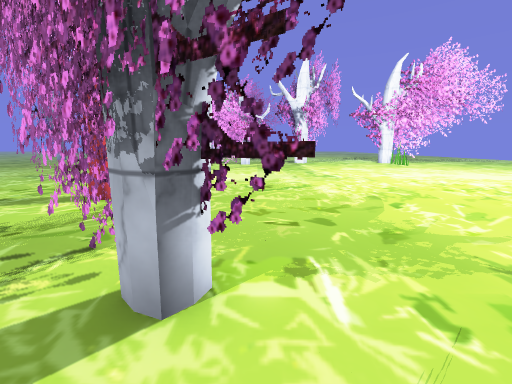
view 1 (above)

24 first-person views from a walk through a Unity game level. The camera is 1.4 m above the floor, tilts 10° down and sees 90° across. The floor is counted in squares, 1 m on a side. Each view is taken from the middle of a square. On the plan, view 1 faces up. The plan holds only what a view shows up to about 13 squares ahead; the rest is blank. The place goes on beyond the plan. The player is left out. Some animated figures are left out. Some surface patterns are stand-ins.

view 2
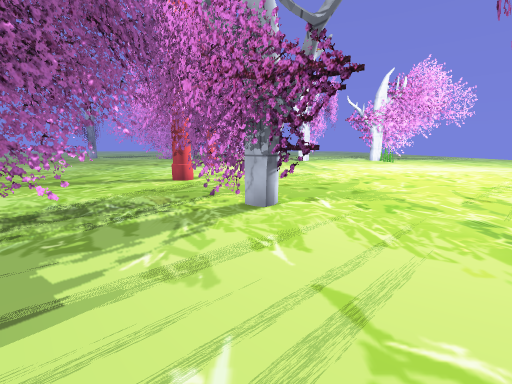

view 3
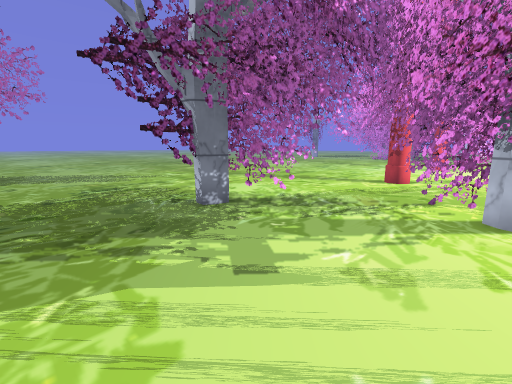

view 4
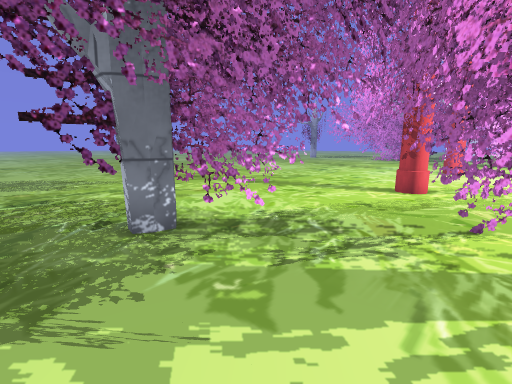

view 5
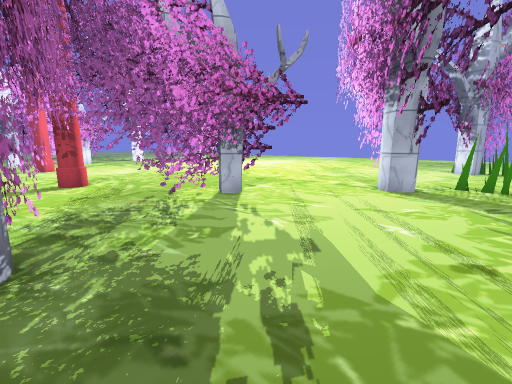

view 6
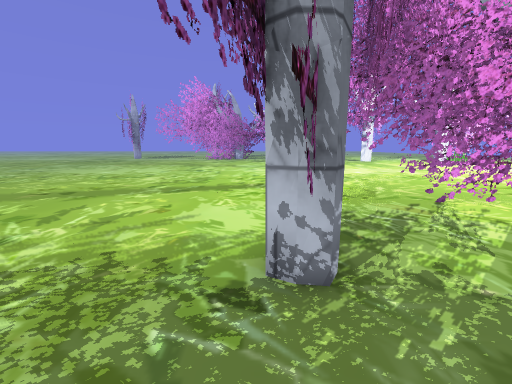

view 7
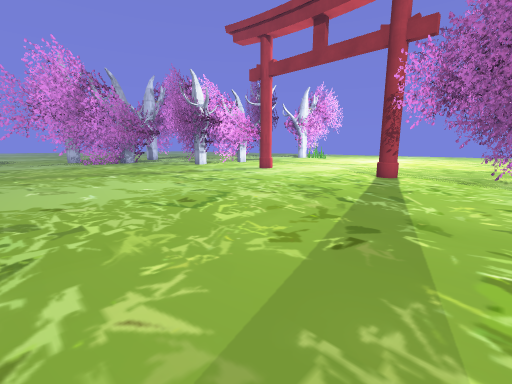

view 8
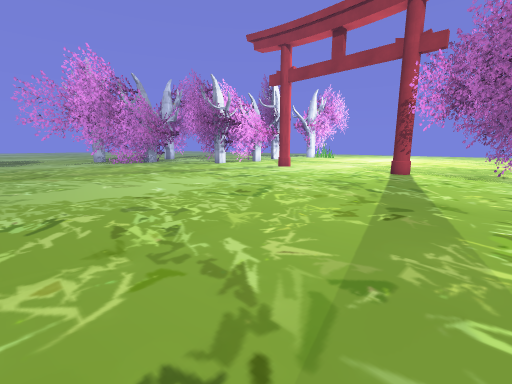

view 9
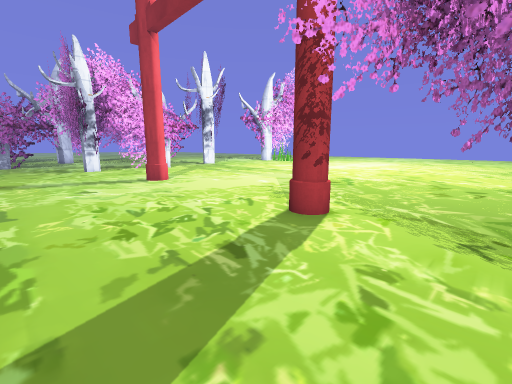

view 10
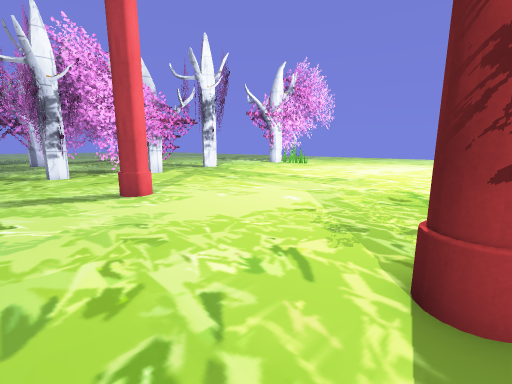

view 11
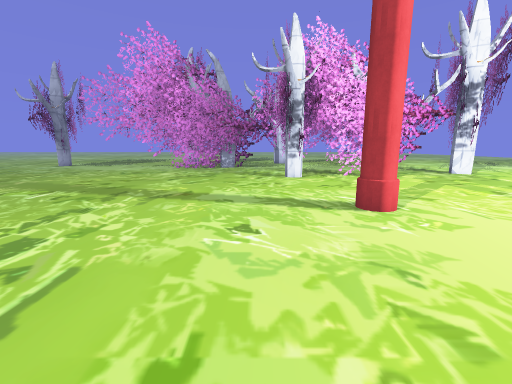

view 12
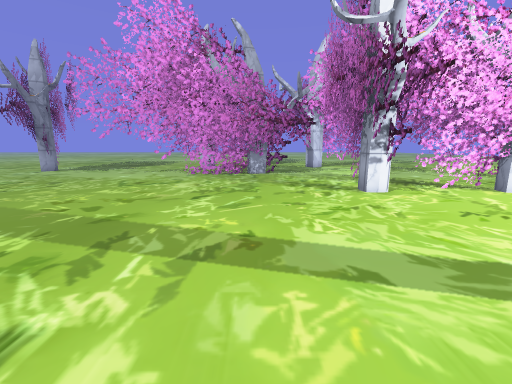

view 13
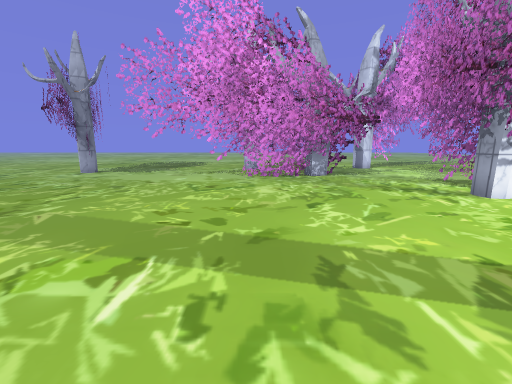

view 14
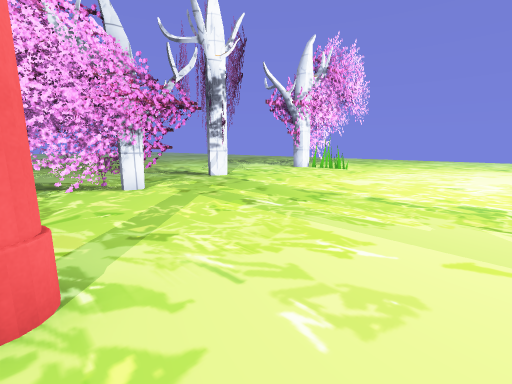

view 15
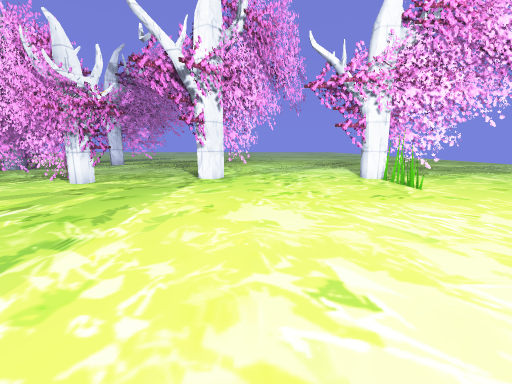

view 16
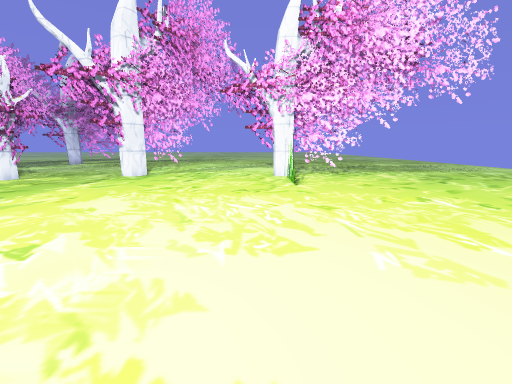

view 17
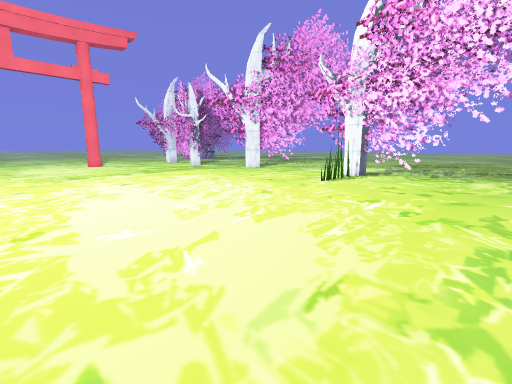

view 18
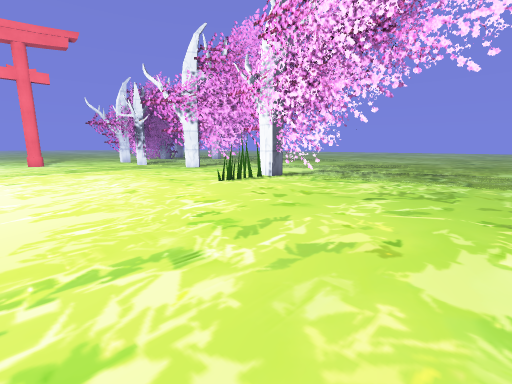

view 19
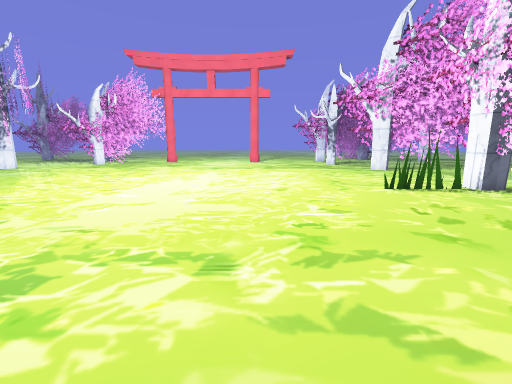

view 20
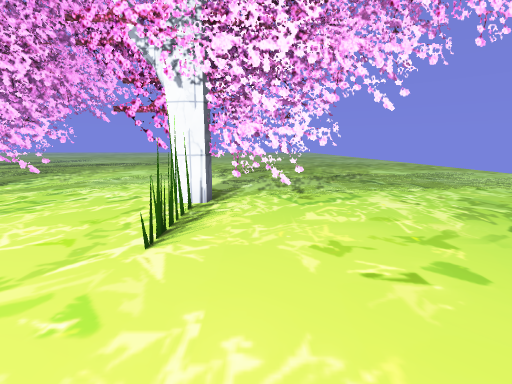

view 21
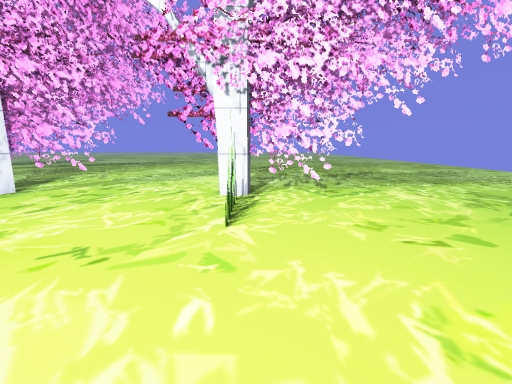

view 22
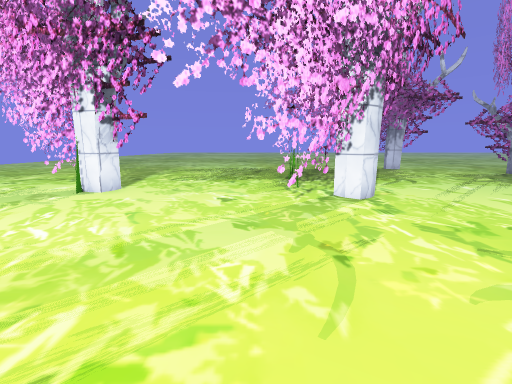

view 23
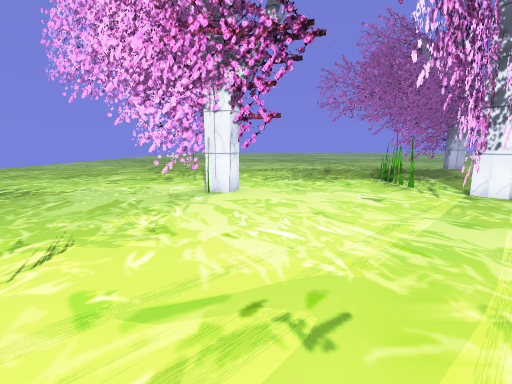

view 24
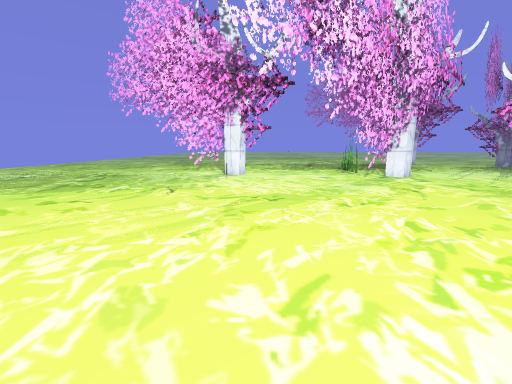

### Floor plan
Key: @ floor where view 1 was taken; # wall or solid block; x gap in a wall; . floor; T thing the floor can be seen under or through.
Columns run from 21 left of view 1 to 21 right of it. Each row starts with its distance up from view 1.
 26  ..        ###   ..... ..  T...............
 25 ......   ### ..  ........ TT.... ..........
 24 ............... T.......  T ..     ........
 23 .............. TT...... TTT....TTTTTT......
 22  ..............TTTTT ..  #....  T#     ....
 21   .............TT TTTT    ......T..........
 20   ............. T..    .........T.........
 19   .............  .........................
 18   ........................................
 17   ........................................
 16   ........................................
 15   ...............#........................
 14   ........................................
 13   ........................................
 12   ......................................
 11   .....................................
 10   .....................................
  9   ..................................
  8   ..................................
  7   ............. TT..................
  6   .............. ....................
  5   .............. T....................
  4   ..............  TT...................
  3   ............. T TTT...................
  2      ......... TT..TTT ...... ...........
  1     ..........TT ...      TT .............
  0    .......... TT.....@   TTT...............
 -1   ........... TT......  TT ...    .........
 -2   ........... . ......  TT.... ### ........
 -3    ..... ............    .T.... #### ....
 -4     ....  .............x..T.....x. #  ...

Where each view was taken, in squares from view 1:
view 1: 0 up, 0 right, facing up
view 2: 4 down, 1 left, facing up
view 3: 4 down, 1 left, facing up-left
view 4: 2 down, 2 left, facing up-left
view 5: 4 down, 6 left, facing up-right
view 6: 3 down, 7 left, facing up
view 7: 3 up, 17 left, facing up-right
view 8: 3 up, 19 left, facing up-right
view 9: 4 up, 9 left, facing up-right
view 10: 7 up, 7 left, facing up-right
view 11: 9 up, 7 left, facing up
view 12: 13 up, 9 left, facing up
view 13: 14 up, 12 left, facing up
view 14: 12 up, 4 left, facing up-right
view 15: 11 up, 6 right, facing up
view 16: 10 up, 10 right, facing up
view 17: 10 up, 17 right, facing up-left
view 18: 13 up, 20 right, facing up-left
view 19: 15 up, 20 right, facing left
view 20: 16 up, 13 right, facing up
view 21: 15 up, 12 right, facing up
view 22: 6 up, 6 right, facing down
view 23: 6 up, 10 right, facing down
view 24: 11 up, 10 right, facing down
